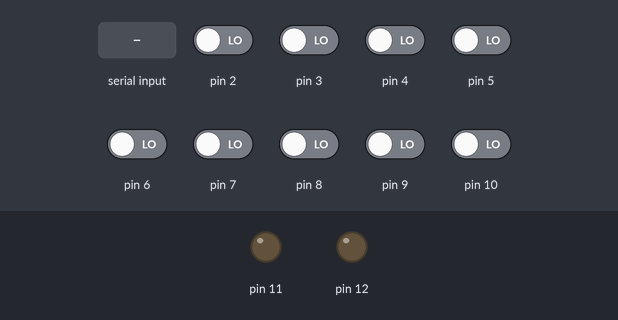
Bench run of a sketch on a simulated Arduino Uno, built with avr-gcc and run on an emulated ATmega328P. Shown: output pins drawn as LEDs (lit = HIGH). The test bench sets the inputs (shaded band); at power-on: pin 2–10 LOW. What the sketch prints to the serial monitor is not drawn.

Above: at 1.2 s.
1.3 s: "R" received over Serial
At 2.4 s:
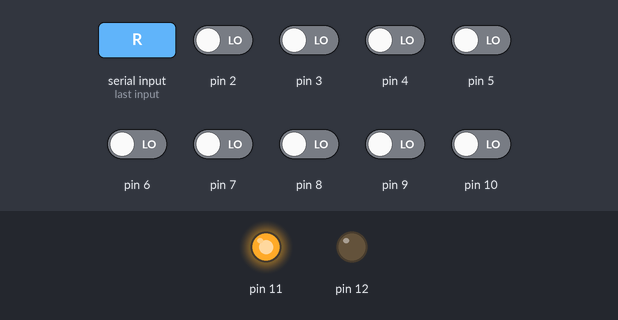
2.9 s: "G" received over Serial
At 4.2 s:
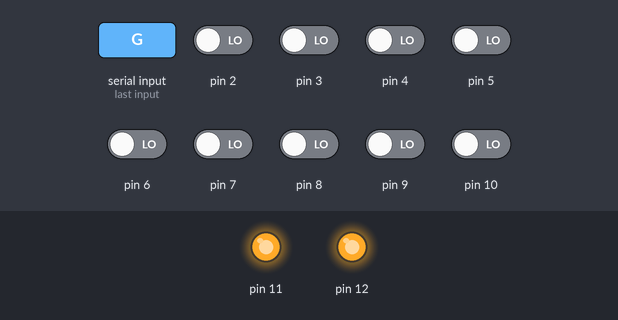
4.5 s: "r" received over Serial
At 5.2 s:
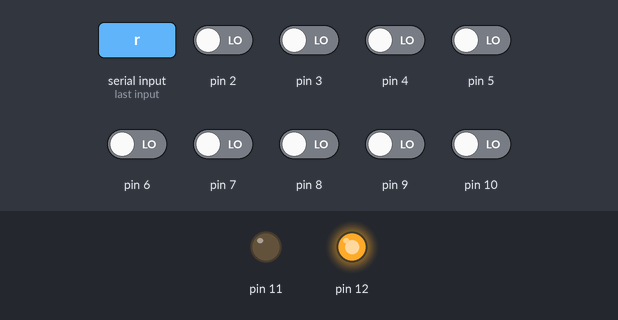
Timing chart, 0 to 7.5 s (numbered marks = the images above; inputs shaded):
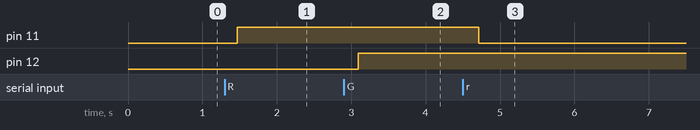

The sketch:

MetronomeInterfacing.ino
```cpp
/*Code for interfacing "Metronome Music Time Capsule" dial, slider and LEDs
   with a custom audio player Processing programme using the serial port.
*/

/* Global variables*/
char incomingByte;   // Container for incoming serial port message
int dialPosition;    // Container for metronome dial's current position
char dialMessage;    // Container for serial port messages from dial
int sliderPostion;   // Container for metronome slider's current position
int sliderValue;     // Container for slider value


/*Setup the Arduino I/O*/
void setup() {
  // initialise pins 2-10 as inputs:
  for (int i = 2; i <= 10; i++) {
    pinMode(i, INPUT);
  }
  // initialise pins 11&12 as outputs:
  for (int j = 11; j <= 12; j++) {
    pinMode(j, OUTPUT);
  }
  // initialise the serial port at 115200 baud
  Serial.begin(115200);
  digitalWrite(11, LOW);
  digitalWrite(12, LOW);
}


/*Main loop handles serial communication*/
void loop() {

  char sliderMessage[] = {'a', 'b', 'c', 'd', 'e', 'f'}; //Slider message array

  // When the serial port gives a value, read it and interpret which LED should be changed
  while (Serial.available() > 0) {
    incomingByte = Serial.read();
    if (incomingByte == 'R') {
      digitalWrite(11, HIGH);
    }
    if (incomingByte == 'r') {
      digitalWrite(11, LOW);
    }
    if (incomingByte == 'G') {
      digitalWrite(12, HIGH);
    }
    if (incomingByte == 'g') {
      digitalWrite(12, LOW);
    }
  }

  //Check the value of the metronome dial
  checkDial();
  // If it does not match the current position ...
  if (dialMessage != dialPosition) {
    // Check it again to make sure it has stopped moving
    checkDial();
    // Assign the message from the dial as the current dial position
    dialPosition = dialMessage;
    // Write the dial message to the serial port
    Serial.write(dialMessage);
  }

  //Check the value of the metronome slider
  checkSlider();
  // If it does not match the current position ...
  if (sliderValue != sliderPostion) {
    // Check it again to make sure it has stopped moving
    checkSlider();
    // Assign the value from the slider as the current slider positionlue
    sliderPostion = sliderValue;
    // Write the corresponding message from the array to the serial port
    Serial.write(sliderMessage[sliderValue]);
  }
}


/* CheckDial function:
  - Read all input pins using short delay to overcome switch bounce
  - Determine the dial location by summing binary position values
  - Offset the result to avoid use of conflicting ASCII character values
*/
void checkDial() {
  int dialState[6];
  // read the state of the digital inputs:
  for (int i = 5; i <= 10; i++) {
    delay(20);
    dialState[i - 5] = digitalRead(i);
  }
  dialMessage = (dialState[0] * 1)
                + (dialState[1] * 2)
                + (dialState[2] * 4)
                + (dialState[3] * 8)
                + (dialState[4] * 16)
                + (dialState[5] * 32)
                + 48;
}


/* CheckSlider function:
  - Read all input pins using short delay to overcome switch bounce
  - Determine the slider location by summing binary position values
*/
void checkSlider() {
  int sliderState[3];
  for (int j = 2; j <= 4; j++) {
    delay(50);
    sliderState[j - 2] = digitalRead(j);
  }
  sliderValue = (sliderState[0] * 1)
                + (sliderState[1] * 2)
                + (sliderState[2] * 4);
}
```

Measured:
- after the input at 1.3 s, pin 11: LOW → HIGH after 0.17 s
- after the input at 2.9 s, pin 12: LOW → HIGH after 0.19 s
- after the input at 4.5 s, pin 11: HIGH → LOW after 0.21 s
